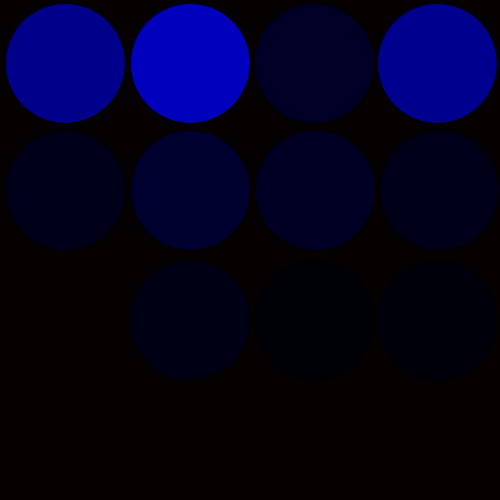
Frame 1 (no input)
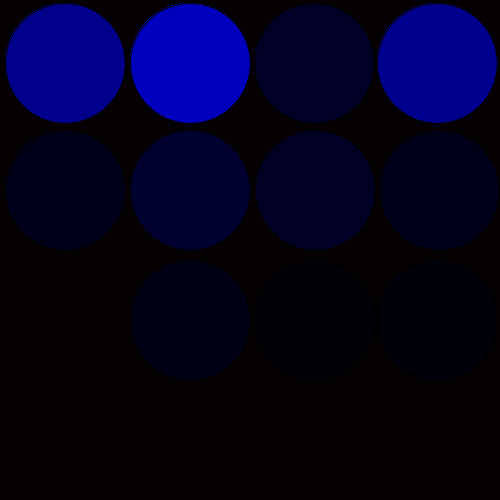
Frame 60 (the mouse pressed at the canvas centre just before this capture)
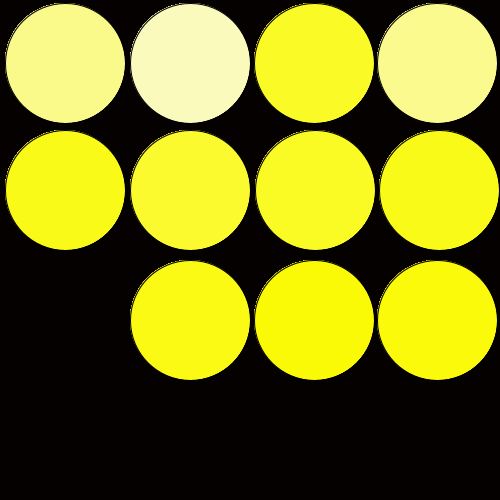
Frame 120 (the mouse held since frame 60 and released just before this capture)

The Processing sketch that drew these frames (run headless with seeded random() and noise(); from frame 60 on, the mouse is pressed at the canvas centre):

// Processing sketch: processing_36074
// ── processing_36074.pde

 
void setup() {
  size(500,500);
  smooth();
  background(5,1,1);
}
 
 
void draw(){ 

  fill(mouseX,mouseY,139);
  ellipse(65,63,120,120);
  
  fill(mouseX,mouseY,189);
  ellipse(190,63,120,120);
  
  fill(mouseX,mouseY,38);
  ellipse(314,63,120,120);
  
  fill(mouseX,mouseY,142);
  ellipse(437,63,120,120);
  
  fill(mouseX,mouseY,48);
  ellipse(65,190,120,120);
  
  fill(mouseX,mouseY,47);
  ellipse(190,190,120,120);
  
  fill(mouseX,mouseY,36);
  ellipse(315,190,120,120);
  
  fill(mouseX,mouseY,24);
  ellipse(439,190,120,120);

  fill(mouseX,mouseY,25);
  ellipse(65,190,120,120);
  
  fill(mouseX,mouseY,21);
  ellipse(190,320,120,120);
  
  fill(mouseX,mouseY,7);
  ellipse(314,320,120,120);
  
  fill(mouseX, mouseY,10);
  ellipse(437,320,120,120); 
  
}
